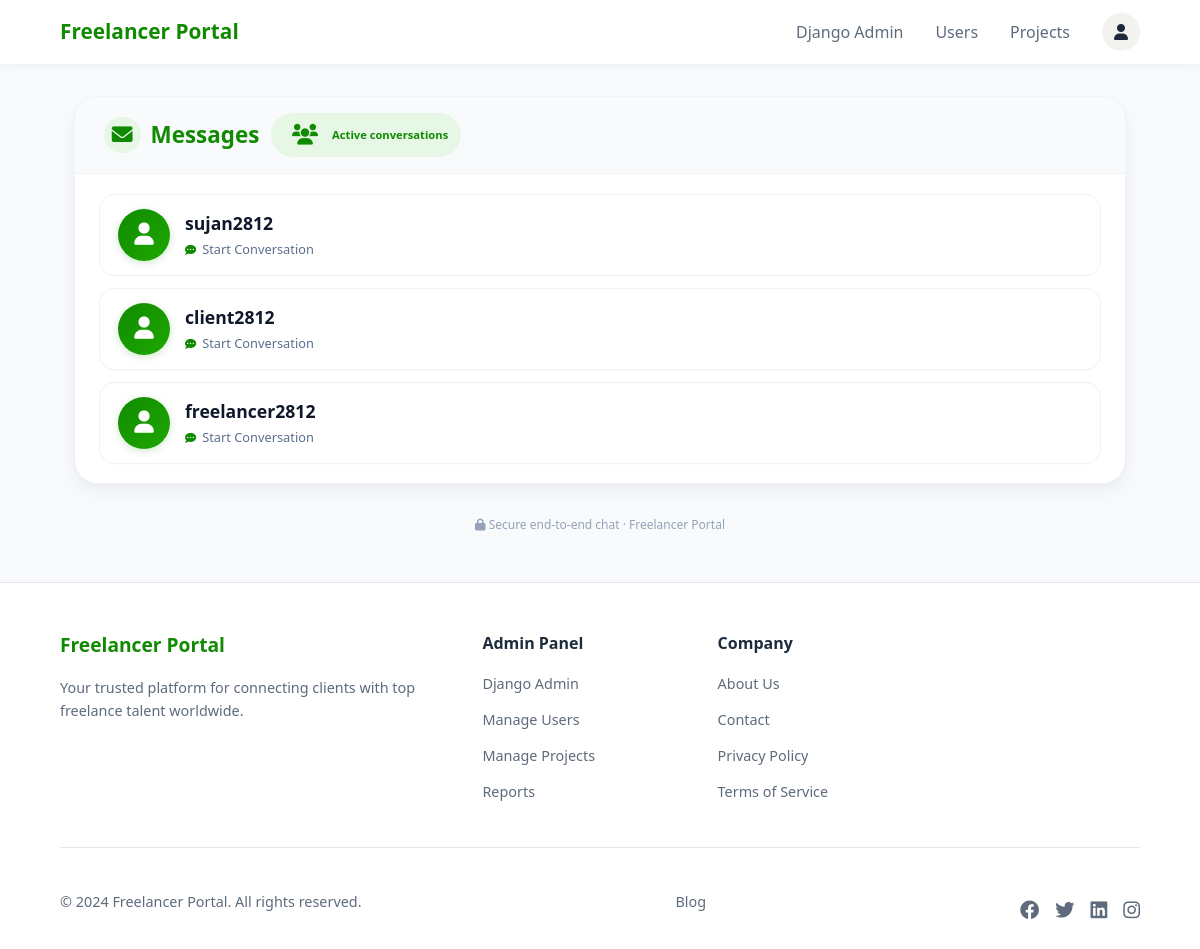
The page /messages/ (signed in) on the database as committed earlier.
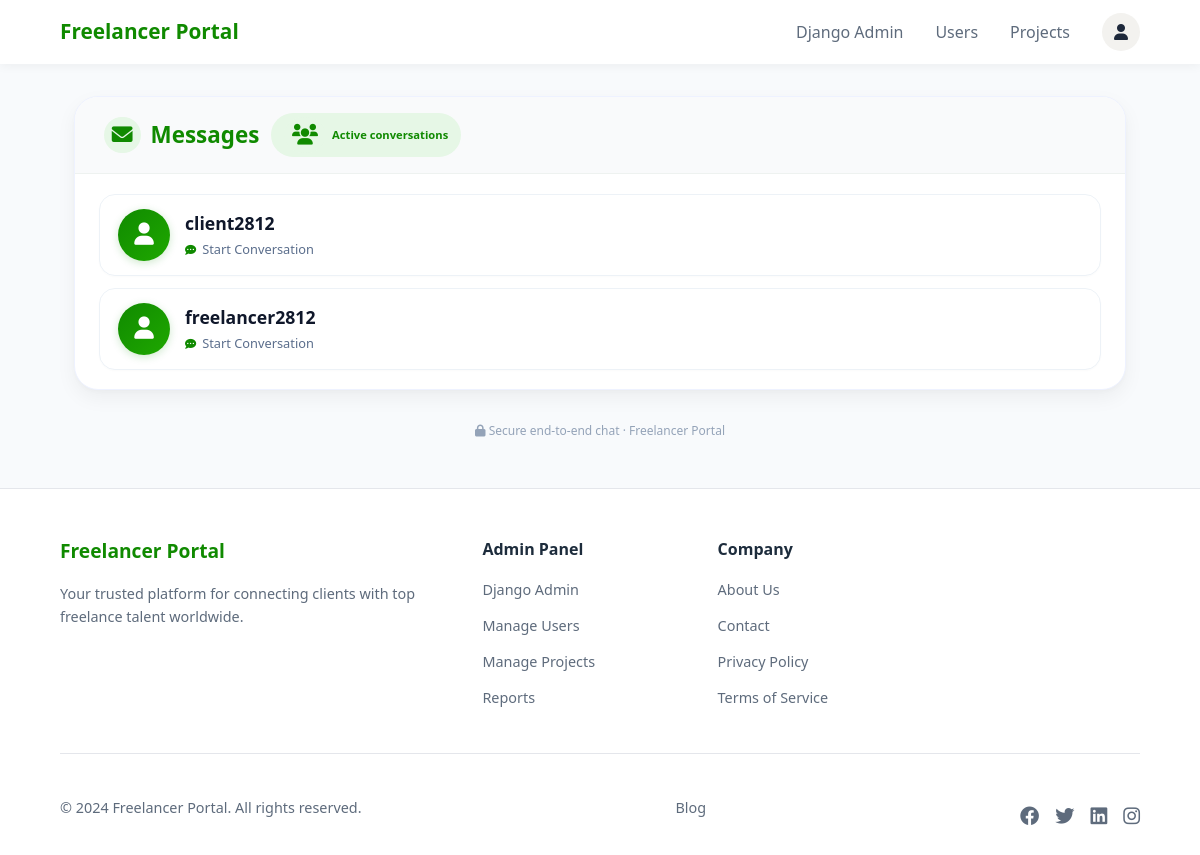
The same page on the database as committed later.
### accounts/models.py (models this page shows, shortened)
class User(AbstractUser):
    ROLE_CHOICES = (
        ('client', 'Client'),
        ('freelancer', 'Freelancer'),
    )
    username = models.CharField(max_length=150, unique=True)
    email = models.EmailField(unique=True)
    phone = models.CharField(max_length=15, unique=True)
    role = models.CharField(max_length=20, choices=ROLE_CHOICES)
    is_verified = models.BooleanField(default=False)  # ✅ ADD THIS
    USERNAME_FIELD = 'email'
    REQUIRED_FIELDS = ['username', 'phone']

### messages_app/views.py (the view)
# urls.py: path('', views.chat_home, name='chat_home'),
@login_required
def chat_home(request):
    if request.user.is_staff:
        users = User.objects.exclude(id=request.user.id)
    elif request.user.role == "client":
        users = User.objects.filter(
            role="freelancer"
        )
    elif request.user.role == "freelancer":
        users = User.objects.filter(
            role="client"
        )
    else:
        users = User.objects.none()
    return render(request, 'messages/chat_home.html', {
        'users': users
    })

### templates/messages/chat_home.html (shortened to what this page needs)
<!DOCTYPE html>
<html lang="en">
<head>
    <link rel="stylesheet" href="https://cdnjs.cloudflare.com/ajax/libs/font-awesome/6.0.0/css/all.min.css">
</head>
<body>
    {% include 'includes/header.html' %}
    <div class="chat-users-container">
        <div class="users-card">
            <div class="users-header">
                <h2><i class="fas fa-envelope"></i> Messages</h2>
                <span class="status-badge"><i class="fas fa-users"></i> Active conversations</span>
            </div>
            <div class="user-list" id="userListContainer">
                {% for user in users %}
                <a href="{% url 'chat_detail' user.id %}" class="user-card">
                    <div class="avatar">
                        <i class="fas fa-user"></i>
                    </div>
                    <div class="user-info">
                        <h4>{{ user.username }}</h4>
                        <p><i class="fas fa-comment-dots"></i> Start Conversation</p>
                    </div>
                </a>
                {% empty %}
                <div style="text-align: center; padding: 2rem; color: #94a3b8;">
                    <i class="fas fa-comment-slash"></i> No users available
                </div>
                {% endfor %}
            </div>
        </div>
    </div>
    <div style="text-align: center; margin: 2rem auto 1rem; font-size: 0.75rem; color: #94a3b8;">
        <i class="fas fa-lock"></i> Secure end-to-end chat · Freelancer Portal
    </div>
    {% include 'includes/footer.html' %}
</body>
</html>

### templates/includes/header.html (shortened to what this page needs)
{% load static %} {% load static %}
<nav>
  <div class="logo">
    {% if request.user.is_authenticated %} {% if request.user.is_superuser %}
    <a href="{% url 'admin_home' %}">
      <h2>Freelancer Portal</h2>
    </a>
    {% elif request.user.role == "client" %}
    <a href="{% url 'client:client_home' %}">
      <h2>Freelancer Portal</h2>
    </a>
    {% elif request.user.role == "freelancer" %}
    <a href="{% url 'freelancer_home' %}">
      <h2>Freelancer Portal</h2>
    </a>
    {% endif %} {% else %}
    <a href="/">
      <h2>Freelancer Portal</h2>
    </a>
    {% endif %}
  </div>
  <div class="nav-links">
    {% if request.user.is_authenticated %}
    {% if request.user.is_superuser %}
    <a href="/admin/">Django Admin</a>
    <a href="{% url 'admin_users' %}">Users</a>
    <a href="{% url 'project_list' %}">Projects</a>
    {% endif %}
    <div class="profile-section">
      <div class="profile-icon" onclick="toggleProfileMenu()">
        <i class="fas fa-user"></i>
      </div>
    </div>
    {% else %}
    <a href="{% url 'login' %}">Login</a>
    <a href="{% url 'select_role' %}">Register</a>
    {% endif %}
  </div>
</nav>
<link
  rel="stylesheet"
  href="https://cdnjs.cloudflare.com/ajax/libs/font-awesome/6.0.0/css/all.min.css" />

### templates/includes/footer.html (shortened to what this page needs)
{% load static %}
<footer>
  <div class="footer-content">
    <div class="footer-section">
      <h3>Freelancer Portal</h3>
      <p>
        Your trusted platform for connecting clients with top freelance talent
        worldwide.
      </p>
    </div>
 {% if request.user.is_authenticated %}
    {% if request.user.is_superuser %}
    <div class="footer-section">
      <h4>Admin Panel</h4>
      <ul>
        <li><a href="/admin/">Django Admin</a></li>
        <li><a href="{% url 'admin_users' %}">Manage Users</a></li>
        <li><a href="{% url 'project_list' %}">Manage Projects</a></li>
        <li><a href="{% url 'reports' %}">Reports</a></li>
      </ul>
    </div>
    <div class="footer-section">
      <h4>Company</h4>
      <ul>
        <li><a href="{% url 'about_us' %}">About Us</a></li>
        <li><a href="{% url 'contact' %}">Contact</a></li>
        <li><a href="{% url 'privacy_policy' %}">Privacy Policy</a></li>
        <li><a href="{% url 'Terms' %}">Terms of Service</a></li>
      </ul>
    </div>
    {% endif %}
{% endif %}
  </div>
  <div class="footer-bottom">
    <p>&copy; 2024 Freelancer Portal. All rights reserved.</p>
    <div class="footer-links">
      <a href="https://django-blog-8esp.onrender.com">Blog</a>
    </div>
    <div class="social-links">
        <a href="#"><i class="fab fa-facebook"></i></a>
        <a href="#"><i class="fab fa-twitter"></i></a>
        <a href="www.linkedin.com/in/freelancer-hiring-portal-a60a69408"><i class="fab fa-linkedin"></i></a>
        <a href="#"><i class="fab fa-instagram"></i></a>
      </div>
  </div>
</footer>
<link rel="stylesheet" href="{% static 'includes/footer.css' %}" />

### static/includes/footer.css (style rules this page uses)
footer { background: white; padding: 3rem 5% 1.5rem; margin-top: 3rem; border-top: 1px solid #e4e6eb; }
.footer-content { max-width: 1200px; margin: 0 auto; display: grid; grid-template-columns: 2fr 1fr 1fr 1fr; gap: 3rem; }
.footer-section h3 { color: #108a00; font-size: 1.2rem; margin-bottom: 1rem; }
.footer-section h4 { color: #1d2c3c; font-size: 1rem; margin-bottom: 1rem; }
.footer-section p { color: #5e6b7c; font-size: 0.9rem; line-height: 1.6; margin-bottom: 1rem; }
.footer-section ul { list-style: none; }
.footer-section ul li { margin-bottom: 0.75rem; }
.footer-section ul li a { color: #5e6b7c; text-decoration: none; font-size: 0.9rem; transition: color 0.2s; }
.social-links { display: flex; gap: 1rem; margin-top: 1rem; }
.social-links a { color: #5e6b7c; font-size: 1.2rem; transition: color 0.2s; }
.footer-bottom { max-width: 1200px; margin: 2rem auto 0; padding-top: 2rem; border-top: 1px solid #e4e6eb; display: flex; justify-content: space-between; align-items: center; color: #5e6b7c; font-size: 0.9rem; }
.footer-links { display: flex; gap: 2rem; }
.footer-links a { color: #5e6b7c; text-decoration: none; font-size: 0.9rem; }

### templates/messages/chat_home.html (style rules this page uses)
* { margin: 0; padding: 0; box-sizing: border-box; }
body { font-family: system-ui, "Segoe UI", "Inter", -apple-system, BlinkMacSystemFont, Roboto, sans-serif; background-color: #f8fafc; color: #1e293b; line-height: 1.5; }
.chat-users-container { max-width: 1100px; margin: 2rem auto; padding: 0 1.5rem; }
.users-card { background: white; border-radius: 1.5rem; box-shadow: 0 8px 20px rgba(0, 0, 0, 0.05), 0 2px 4px rgba(0, 0, 0, 0.02); border: 1px solid #eef2ff; overflow: hidden; margin-bottom: 2rem; }
.users-header { background: #f9fafb; padding: 1rem 1.8rem; border-bottom: 1px solid #eef2f0; display: flex; align-items: center; gap: 12px; }
.users-header h2 { color: #108a00; font-size: 1.4rem; font-weight: 700; display: flex; align-items: center; gap: 10px; }
.users-header i { font-size: 1.3rem; background: #e6f7e6; padding: 8px; border-radius: 50%; color: #108a00; }
.user-list { padding: 1.2rem 1.5rem; display: flex; flex-direction: column; gap: 12px; }
.user-card { display: flex; align-items: center; gap: 15px; padding: 14px 18px; background: white; border-radius: 1rem; text-decoration: none; color: #1e293b; transition: all 0.2s ease; border: 1px solid #edf2f7; box-shadow: 0 1px 2px rgba(0, 0, 0, 0.02); }
.avatar { width: 52px; height: 52px; background: #108a00; color: white; border-radius: 50%; display: flex; align-items: center; justify-content: center; font-size: 1.4rem; flex-shrink: 0; background: linear-gradient(135deg, #108a00, #1fa800); box-shadow: 0 2px 8px rgba(16, 138, 0, 0.2); }
.user-info h4 { font-size: 1.1rem; font-weight: 600; margin-bottom: 4px; color: #0f172a; }
.user-info p { font-size: 0.8rem; color: #5b6e8c; display: flex; align-items: center; gap: 6px; }
.user-info p i { font-size: 0.7rem; color: #108a00; }
.status-badge { background: #e6f7e6; color: #108a00; font-size: 0.7rem; font-weight: 600; padding: 0.25rem 0.8rem; border-radius: 30px; display: inline-flex; align-items: center; gap: 6px; }

### templates/includes/header.html (style rules this page uses)
nav { background: white; padding: 0.8rem 5%; display: flex; justify-content: space-between; align-items: center; box-shadow: 0 2px 10px rgba(0, 0, 0, 0.05); position: sticky; top: 0; z-index: 1000; }
.logo h2 { color: #108a00; font-size: 1.3rem; }
.logo a { text-decoration: none; }
.nav-links { display: flex; gap: 2rem; align-items: center; }
.nav-links a { text-decoration: none; color: #5e6b7c; font-weight: 500; }
.profile-section { position: relative; }
.profile-icon { width: 38px; height: 38px; background: #f3f2ef; border-radius: 50%; display: flex; align-items: center; justify-content: center; cursor: pointer; }

Rows that differ between the two databases and show on the page:
removed User: username "sujan2812"
